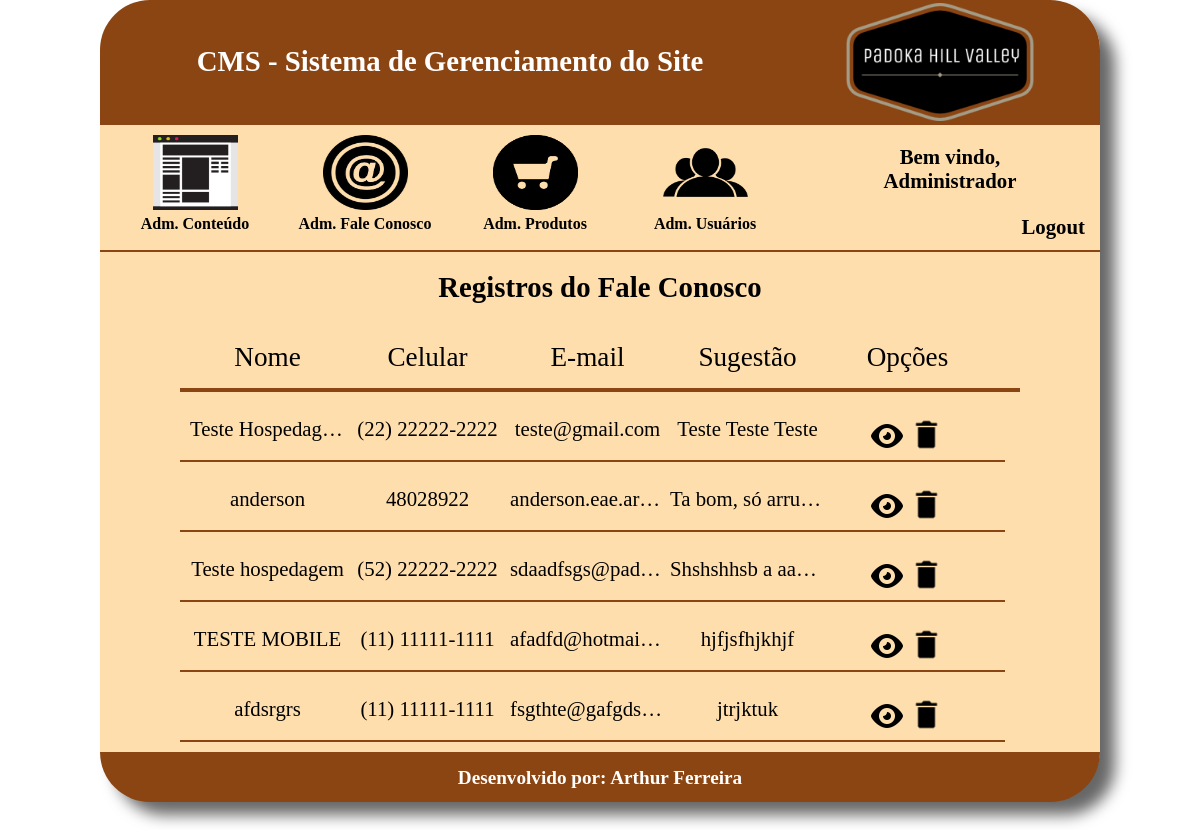
The page /PADOKA/cms/faleConosco.php (signed in) on the database its author committed.
### tables this page shows
CREATE TABLE `tbl_fale_conosco` (
  `id` int(11) NOT NULL AUTO_INCREMENT,
  `nome` varchar(100) NOT NULL,
  `telefone` varchar(14) DEFAULT NULL,
  `celular` varchar(15) NOT NULL,
  `email` varchar(100) NOT NULL,
  `homePage` varchar(255) DEFAULT NULL,
  `linkFacebook` varchar(255) DEFAULT NULL,
  `sugestao` text,
  `infoProduto` text,
  `sexo` char(1) NOT NULL,
  `profissao` varchar(70) NOT NULL,
  PRIMARY KEY (`id`)
);

### PADOKA/cms/faleConosco.php (the view, shortened to what this page needs)
<!DOCTYPE html>
<html>
    <head>
        <link rel="stylesheet" type="text/css" href="css/styleFaleConosco.css">
        <link rel="stylesheet" type="text/css" href="css/styleMenu.css">
    </head>
    <body>
        <div id="main">
            <header>
                <?php require_once 'menu.php'; ?>
            </header>
            <div id="content">
                <div id="titulo_content">
                    Registros do Fale Conosco
                </div>
                <div id="tabela">
                    <div id="linha_titulos">
                        <div id="titulos_tabela">
                            <div class="titulos">
                                Nome
                            </div>
                            <div class="titulos">
                                Celular
                            </div>
                            <div class="titulos">
                                E-mail
                            </div>
                            <div class="titulos">
                                Sugestão
                            </div>
                            <div class="titulos">
                                Opções
                            </div>
                        </div>
                    </div>
                    <div id="registros">
                        <?php
                            $sql =  "SELECT * FROM tbl_fale_conosco order by id desc";
                            $resultado = mysql_query($sql);
                            while($registros = mysql_fetch_array($resultado)){
                        ?>
                            <div class="registros_tabela">
                                <div class="registros">
                                    <?php echo($registros['nome']);?>
                                </div>
                                <div class="registros">
                                    <?php echo($registros['celular']);?>
                                </div>
                                <div class="registros" title="<?php echo($registros['email']);?>">
                                    <?php echo($registros['email']);?>
                                </div>
                                <div class="registros" title="<?php echo($registros['sugestao']);?>">
                                    <?php echo($registros['sugestao']);?>
                                </div>
                                <div class="registros">
                                    <img src="imagens/visualizar.png" class="visualizar"
                                    onclick="modal(<?php echo($registros['id']);?>);">
                                    <a href="faleConosco.php?modo=excluir&id=<?php echo($registros['id']);?>">
                                        <img src="imagens/delete.png" class="img-opcoes">
                                    </a>
                                </div>
                            </div>
                        <?php } ?>
                    </div>
                </div>
            </div>
            <footer>
                Desenvolvido por: Arthur Ferreira
            </footer>
        </div>
    </body>
</html>

### PADOKA/cms/css/styleFaleConosco.css (style rules this page uses)
body { margin: 0px; }
#main { width: 1000px; height: 800px; margin-left: auto; margin-right: auto; border-radius: 50px; box-shadow: 15px 15px 15px rgba(0, 0, 0, .6); }
header { width: 1000px; height: 250px; color: #FFFFFF; font-weight: 700; background-color: #8B4513; border-top-left-radius: 50px; border-top-right-radius: 50px; }
#content { width: 1000px; height: 500px; text-align: center; margin-top: 2px; background-color: #FFDEAD; }
#titulo_content { width: 800px; height: 70px; text-align: center; font-weight: 900; font-size: 1.8em; margin-left: auto; margin-right: auto; line-height: 70px; vertical-align: middle; }
#tabela { width: 915px; height: 420px; margin-left: auto; margin-right: auto; }
#linha_titulos { width: 840px; height: 70px; margin-left: auto; margin-right: auto; }
#titulos_tabela { width: 820px; height: 46px; padding: 10px; border-bottom: solid 4px #8B4513; }
.titulos { width: 155px; height: 40px; font-size: 1.7em; text-align: center; padding-top: 10px; margin-right: 5px; float: left; }
#registros { width: 840px; height: 350px; margin-left: auto; margin-right: auto; overflow-y: auto; overflow-x: hidden; }
.registros_tabela { width: 805px; height: 48px; padding: 10px; border-bottom: solid 2px #8B4513; }
.registros { width: 155px; height: 40px; font-size: 1.3em; text-align: center; padding-top: 15px; overflow: hidden; margin-right: 5px; float: left; white-space: nowrap; text-overflow: ellipsis; }
footer { width: 1000px; height: 35px; text-align: center; padding-top: 15px; font-size: 1.2em; color: #FFFFFF; font-weight: 700; background-color: #8B4513; border-bottom-left-radius: 50px; border-bottom-right-radius: 50px; }
a:link { color: #000000; text-decoration: none; }

### rows shown on the page
tbl_fale_conosco: nome "Teste Hospedag…", celular "(22) 22222-2222", email "teste@gmail.com", sugestao "Teste Teste Teste"
tbl_fale_conosco: nome "anderson", celular "48028922", email "anderson.eae.ar…", sugestao "Ta bom, só arru…"
tbl_fale_conosco: nome "Teste hospedagem", celular "(52) 22222-2222", email "sdaadfsgs@pad…", sugestao "Shshshhsb a aa…"
tbl_fale_conosco: nome "TESTE MOBILE", celular "(11) 11111-1111", email "afadfd@hotmai…", sugestao "hjfjsfhjkhjf"
tbl_fale_conosco: nome "afdsrgrs", celular "(11) 11111-1111", email "fsgthte@gafgds…", sugestao "jtrjktuk"

### other values the page prints
$_SESSION['nome'] "Administrador"
